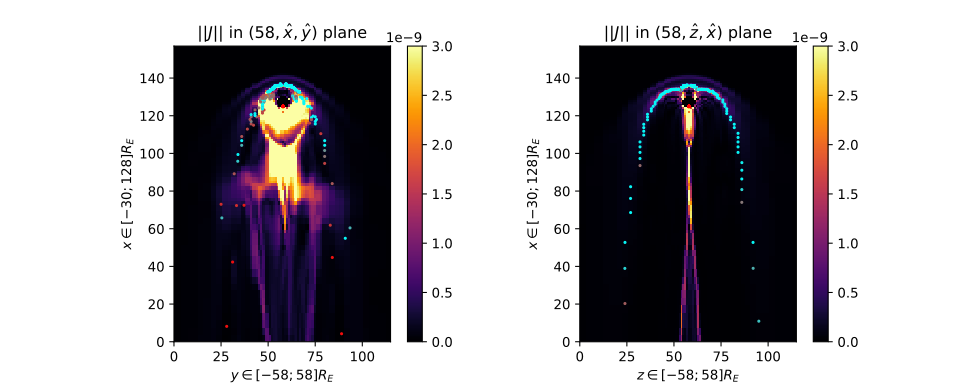

Source code (Python):
import numpy as np
import matplotlib.pyplot as plt
import matplotlib.animation as anim

from gorgon import import_from, filename
from earth_pos_detection import get_earth_pos


interest_points_x = []
interest_points_y = []
interest_points_z = []
interest_points_w = []


import sys

if len(sys.argv) < 2:
    print("No Run path given!")
    exit(1)

filepath = sys.argv[1]


# B = import_from(f"{filepath}/B_processed_real.txt")
# B_norm = np.linalg.norm( B, axis=3 )

J_norm = import_from(f"{filepath}/J_norm_processed_real.txt")

# earth_pos = get_earth_pos( B_norm )
earth_pos = [33, 58, 58]

with open(f"{filepath}/interest_points_cpp.txt", "r") as f:
    lines = f.readlines()

    for line in lines:
        point = np.array( line.split(","), dtype=np.float32 )
        interest_points_x.append( J_norm.shape[0] - earth_pos[0] + point[2] * np.cos(point[0]) )
        interest_points_y.append( earth_pos[1] + point[2] * np.sin(point[0]) * np.sin(point[1]) )
        interest_points_z.append( earth_pos[2] + point[2] * np.sin(point[0]) * np.cos(point[1]) )
        interest_points_w.append( (1-point[3], point[3], point[3]) )

    interest_points_x = np.array(interest_points_x)
    interest_points_y = np.array(interest_points_y)
    interest_points_z = np.array(interest_points_z)
    interest_points_w = np.array(interest_points_w)


length = J_norm.shape[1]

fig, axes = plt.subplots(1, 2)
fig.set_figwidth(10)
fig.set_figheight(4)

iy = 58

J_norm_xy_i = J_norm[::-1,:,iy]
J_norm_xz_i = J_norm[::-1,iy,:]

epsilon = 1

xy_points_x = interest_points_x[ np.abs(interest_points_z - iy) < epsilon ]
xy_points_y = interest_points_y[ np.abs(interest_points_z - iy) < epsilon ]
xy_c = interest_points_w[ np.abs(interest_points_z - iy) < epsilon ]

xz_points_x = interest_points_x[ np.abs(interest_points_y - iy) < epsilon ]
xz_points_z = interest_points_z[ np.abs(interest_points_y - iy) < epsilon ]
xz_c = interest_points_w[ np.abs(interest_points_y - iy) < epsilon ]


### vmax
# B: 1e-7
# J: 5e-10
# V: None


J_xy = axes[0].imshow(J_norm_xy_i, cmap="inferno", vmin=0, vmax=3e-9, interpolation="none")
plt.colorbar(J_xy, ax=axes[0])
J_xy = axes[0].scatter( xy_points_y, xy_points_x, s=2, c=xy_c )
axes[0].set_title(fr"$||J||$ in $({58},\hat x, \hat y)$ plane")

J_xz = axes[1].imshow(J_norm_xz_i, cmap="inferno", vmin=0, vmax=3e-9, interpolation="none")
plt.colorbar(J_xz, ax=axes[1])
J_xz = axes[1].scatter( xz_points_z, xz_points_x, s=2, c=xz_c )
axes[1].set_title(fr"$||J||$ in $({58},\hat z, \hat x)$ plane")


axes[0].set_xlim(0, J_norm.shape[1]-1)
axes[0].set_ylim(0, J_norm.shape[0]-1)
axes[0].set(ylabel=r"$x \in [-30; 128] R_E$", xlabel=r"$y \in [-58; 58] R_E$")


axes[1].set_xlim(0, J_norm.shape[2]-1)
axes[1].set_ylim(0, J_norm.shape[0]-1)
axes[1].set(ylabel=r"$x \in [-30; 128] R_E$", xlabel=r"$z \in [-58; 58] R_E$")

plt.savefig("predictions.svg")


